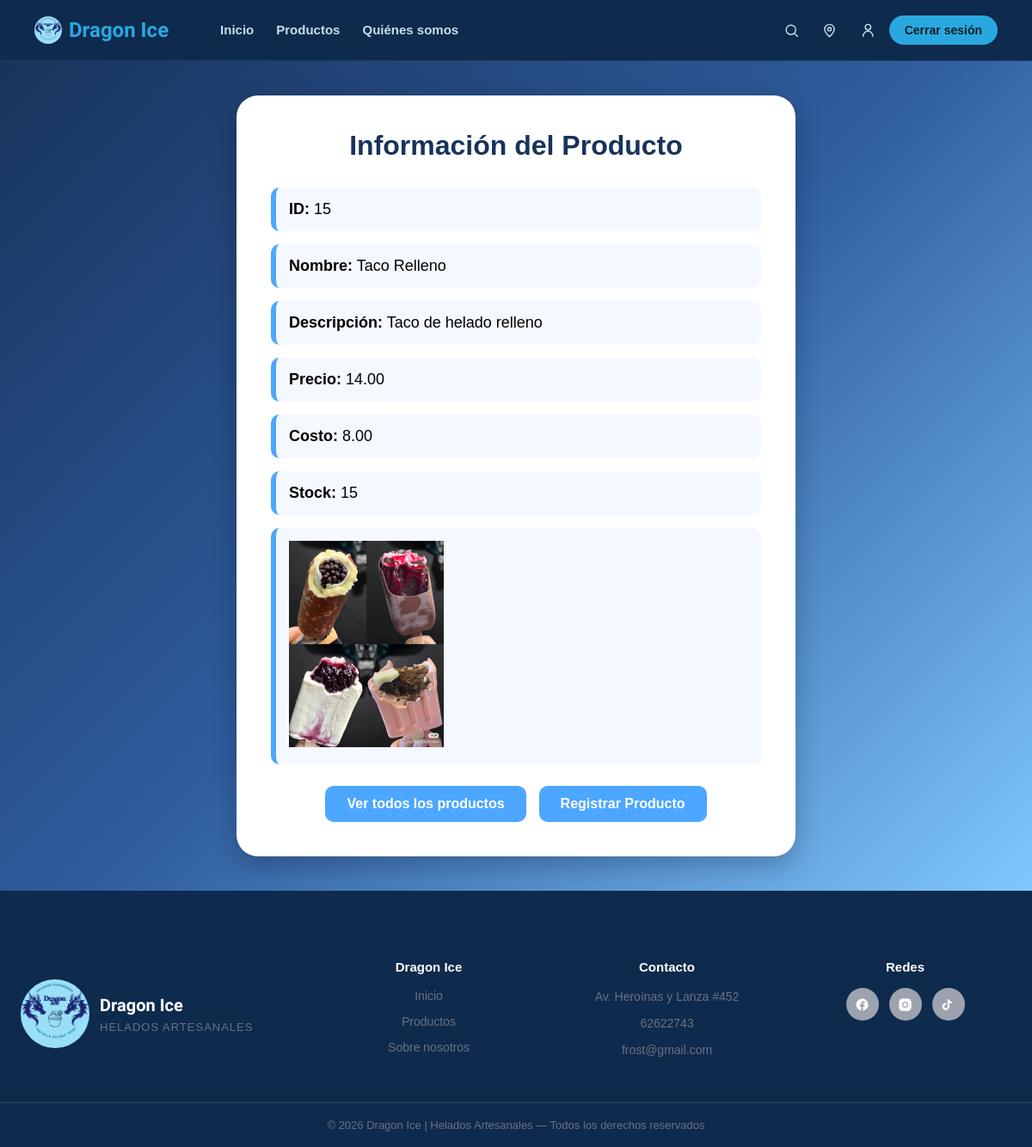
Page /producto/readproducto.php?id=15 (signed in) on the earlier database version.
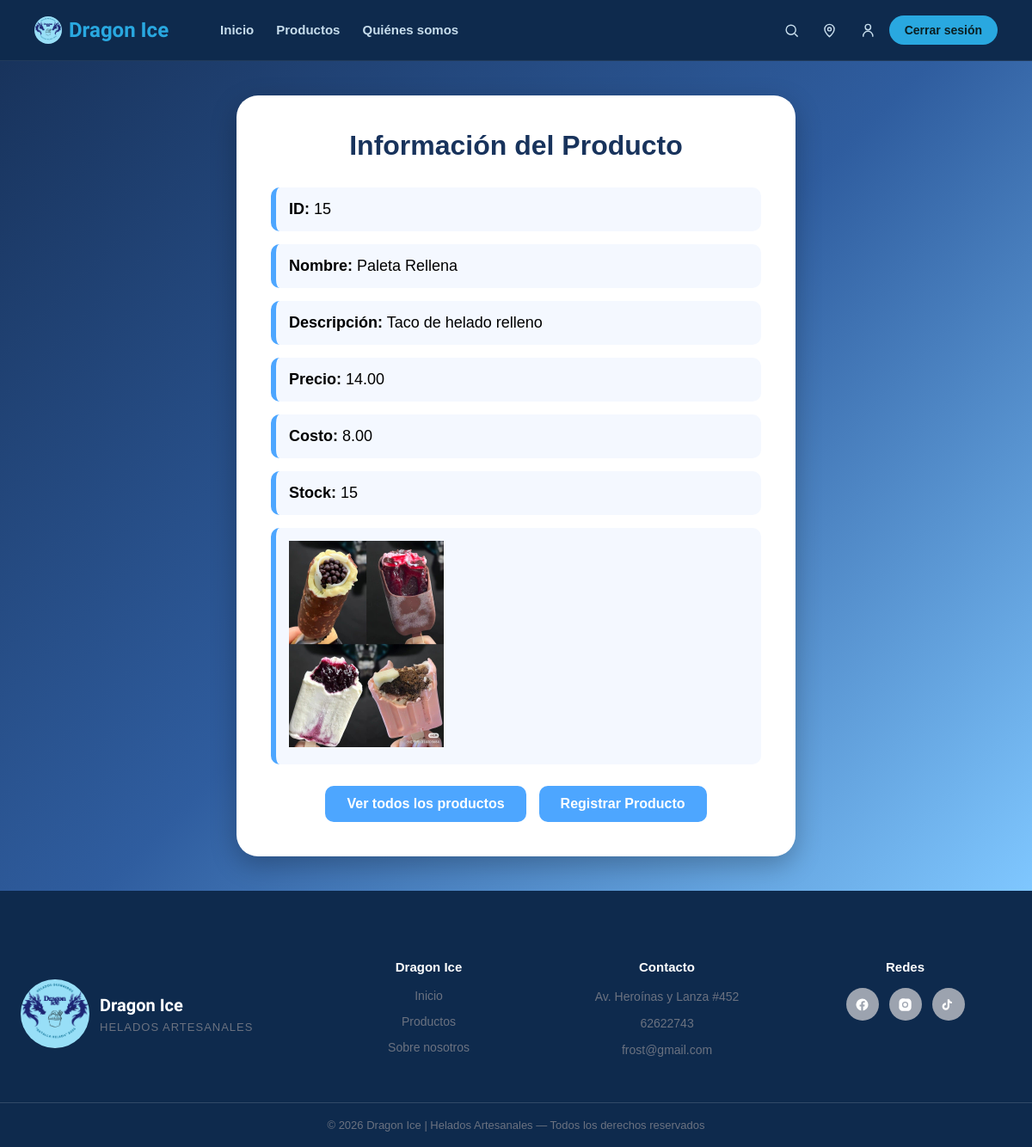
Same page on the later database version.
### tables this page shows
CREATE TABLE productos (
  id INT NOT NULL,
  nombre VARCHAR(80) NOT NULL,
  descripcion VARCHAR(150) NOT NULL,
  precio DECIMAL(10,2) NOT NULL,
  costo DECIMAL(10,2) NOT NULL,
  stock INT NOT NULL DEFAULT 0,
  imagen VARCHAR(200) NOT NULL,
  PRIMARY KEY (id)
);

### producto/readproducto.php (the view, shortened to what this page needs)
<?php
include("../conexion.php");
$id=isset($_GET['id'])?$_GET['id']:0;$resultado=$conexion->query("SELECT * FROM productos WHERE id='$id'");
?>
<!DOCTYPE html>
<html lang="es">
<head>
</head>
<body>
<?php include("../menu.php"); ?>
<main class="fondo-panel">
<div class="tarjeta"><h1> Información del Producto</h1><?php if($resultado->num_rows>0){$fila=$resultado->fetch_assoc();?><div class="dato"><strong>ID:</strong> <?php echo $fila['id'];?></div><div class="dato"><strong>Nombre:</strong> <?php echo $fila['nombre'];?></div><div class="dato"><strong>Descripción:</strong> <?php echo $fila['descripcion'];?></div><div class="dato"><strong>Precio:</strong> <?php echo $fila['precio'];?></div><div class="dato"><strong>Costo:</strong> <?php echo $fila['costo'];?></div><div class="dato"><strong>Stock:</strong> <?php echo $fila['stock'];?></div><div class="dato"><img src="../<?php echo $fila['imagen'];?>" width="180"></div><?php }else{?><div class="dato">Producto no encontrado.</div><?php }?><div class="botones"><a href="read.all.producto.php" class="boton">Ver todos los productos</a><a href="formularioproducto.php" class="boton">Registrar Producto</a></div></div>
</main>
<?php include("../paginaprincipal/piedepagina.php"); ?>
</body>
</html>

Differences in the rows shown:
changed productos "Taco de helado relleno": nombre "Taco Relleno" → "Paleta Rellena"
